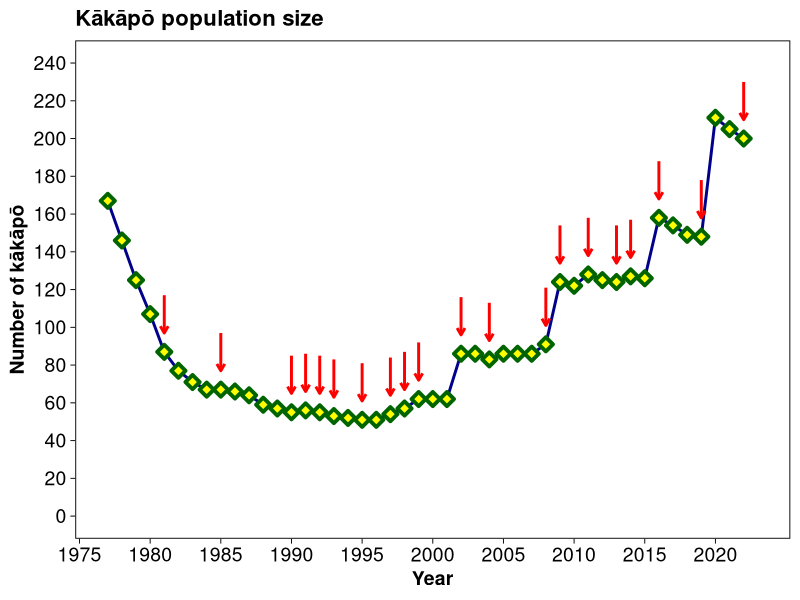

Write R code to recreate this figure.
library(ggplot2)
# Data is at https://www.doc.govt.nz/our-work/monitoring-reporting/, updated in October each year with the Annual Report of the Department of Conservation Te Papa Atawhai
# To update, add the new data values at the end of the vectors in the data frame, and run the code in R or RStudio
kpop <- data.frame("year" = 1977:2023,
                   "breeding" = c(FALSE,FALSE,FALSE,FALSE,TRUE,FALSE,FALSE,FALSE,TRUE,FALSE,FALSE,FALSE,FALSE,TRUE,TRUE,TRUE,TRUE,FALSE,TRUE,FALSE,TRUE,TRUE,TRUE,FALSE,FALSE,TRUE,FALSE,TRUE,FALSE,FALSE,FALSE,TRUE,TRUE,FALSE,TRUE,FALSE,TRUE,TRUE,FALSE,TRUE,FALSE,FALSE,TRUE,FALSE,FALSE,TRUE,FALSE),
                   "transferred" = c(1,1,1,3,7,25,21,21,21,21,26,41,46,46,46,51,51,50,49,49,49,49,49,49,49,49,49,49,48,48,48,47,47,45,42,41,40,38,37,34,33,32,31,26,26,26,26),
                   "stewart" = c(149,132,111,91,72,44,45,43,44,43,38,18,11,9,8,2,0,0,0,0,0,0,0,0,0,0,0,0,0,0,0,0,0,0,0,0,0,0,0,0,0,0,0,0,0,0,0),
                   "offshore" = c(0,0,0,0,0,0,0,0,0,0,0,0,0,0,2,2,2,2,2,2,5,8,13,13,13,37,37,34,38,38,38,44,77,77,86,84,84,89,89,124,121,117,117,185,179,174,222),
                   "fiordland" = c(17,13,13,13,8,8,5,3,2,2,0,0,0,0,0,0,0,0,0,0,0,0,0,0,0,0,0,0,0,0,0,0,0,0,0,0,0,0,0,0,0,0,0,0,0,0,0),
                   "total" = c(167,146,125,107,87,77,71,67,67,66,64,59,57,55,56,55,53,52,51,51,54,57,62,62,62,86,86,83,86,86,86,91,124,122,128,125,124,127,126,158,154,149,148,211,205,200,248)
)
kpop$breed_years <- ifelse(kpop$breeding, kpop$year, NA)
ggplot(kpop, aes(year, total)) +
  geom_line(size=1, color="darkblue") +
  geom_point(size=2.5, shape=23, stroke=2, fill="yellow", color="darkgreen") +
  geom_segment(aes(x = breed_years, y = total+30, xend = year, yend = total+10), size=1, colour="red", arrow = arrow(length = unit(0.2, "cm")), arrow.fill = "red") +
  theme_linedraw(base_size = 14) +
  theme(plot.title = element_text(size=16, face="bold"),
        axis.text = element_text(size=14),
        axis.title = element_text(size=14,face="bold"),
        panel.grid = element_blank()) +
  scale_y_continuous(name = "Number of kākāpō", breaks = seq(from = 0, to = 240, by = 20), limits = c(0,240)) +
  scale_x_continuous(name = "Year", breaks = seq(from = 1975, to = 2023, by = 5)) +
  labs(title = "Kākāpō population size")

